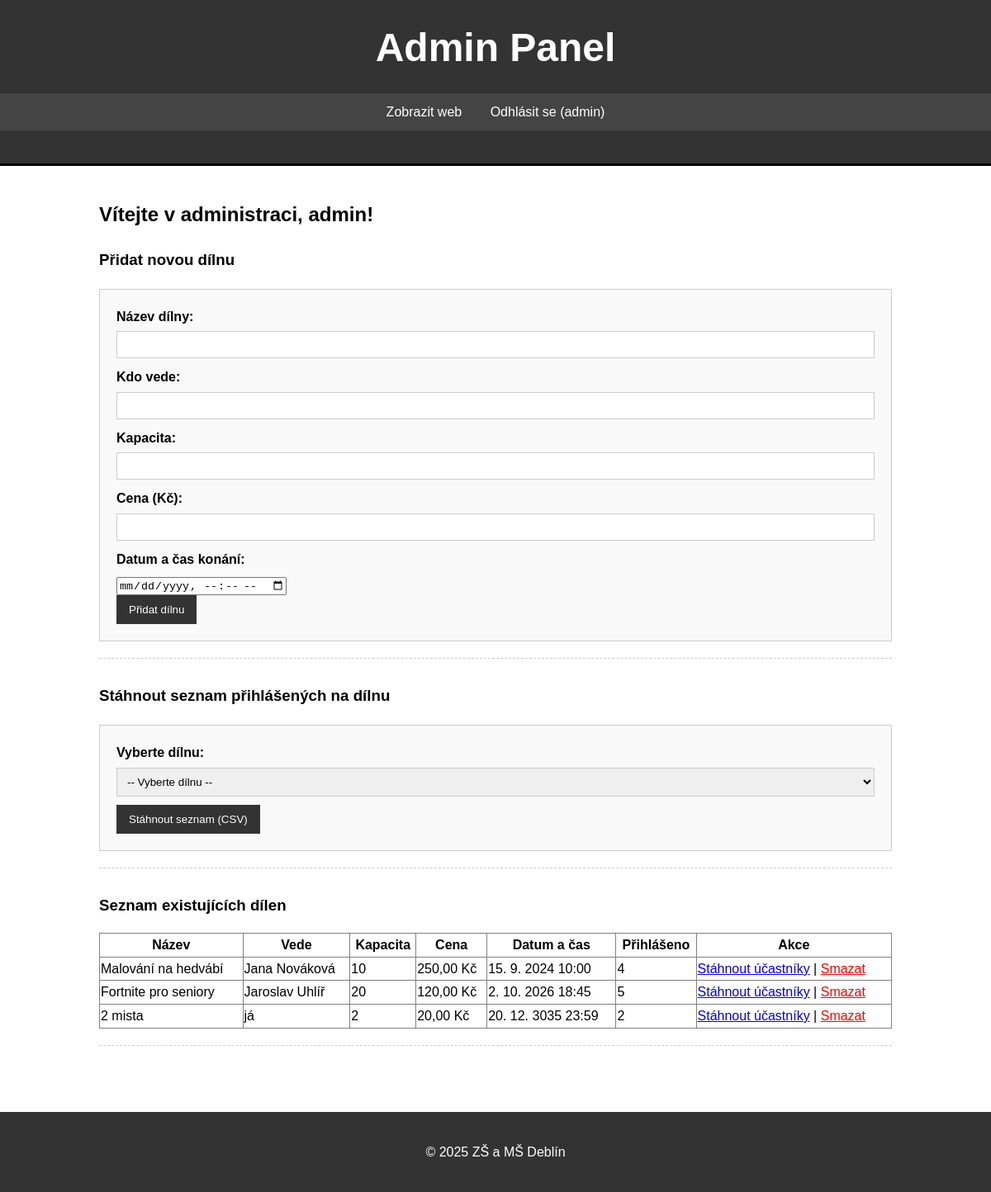
The page /admin/admin_panel.php (signed in) on the database its author committed.
### tables this page shows
CREATE TABLE `dilny` (
  `id_dilna` int(11) NOT NULL,
  `nazev_dilna` varchar(255) NOT NULL,
  `vedouci` varchar(255) NOT NULL,
  `kapacita` int(11) NOT NULL,
  `cena` decimal(10,2) NOT NULL,
  `datum_konani` datetime NOT NULL
);

### admin/admin_panel.php (the view, shortened to what this page needs)
<?php
require_once '../includes/db_config.php';
$stmt_vsechny_dilny = $pdo->query("SELECT id_dilna, nazev_dilna FROM dilny ORDER BY nazev_dilna");
$vsechny_dilny = $stmt_vsechny_dilny->fetchAll(PDO::FETCH_ASSOC);
?>
<!DOCTYPE html>
<html lang="cs">
<head>
    <link rel="stylesheet" href="../css/styles.css">
</head>
<body>
    <header>
        <h1>Admin Panel</h1>
        <nav>
            <ul>
                <li><a href="../index.php">Zobrazit web</a></li>
                <li><a href="logout.php">Odhlásit se (<?php echo htmlspecialchars($_SESSION['admin_username']); ?>)</a></li>
            </ul>
        </nav>
    </header>
    <div class="container">
        <h2>Vítejte v administraci, <?php echo htmlspecialchars($_SESSION['admin_username']); ?>!</h2>
        <section class="admin-section">
            <h3>Přidat novou dílnu</h3>
            <form action="pridej_dilnu.php" method="post">
                <div>
                    <label for="nazev_dilna">Název dílny:</label>
                    <input type="text" id="nazev_dilna" name="nazev_dilna" required>
                </div>
                <div>
                    <label for="vedouci">Kdo vede:</label>
                    <input type="text" id="vedouci" name="vedouci" required>
                </div>
                <div>
                    <label for="kapacita">Kapacita:</label>
                    <input type="number" id="kapacita" name="kapacita" min="1" required>
                </div>
                <div>
                    <label for="cena">Cena (Kč):</label>
                    <input type="number" id="cena" name="cena" step="0.01" min="0" required>
                </div>
                <div>
                    <label for="datum_konani">Datum a čas konání:</label>
                    <input type="datetime-local" id="datum_konani" name="datum_konani" required>
                </div>
                <div>
                    <input type="submit" value="Přidat dílnu">
                </div>
            </form>
        </section>
        <section class="admin-section">
            <h3>Stáhnout seznam přihlášených na dílnu</h3>
            <?php if (empty($vsechny_dilny)): ?>
                <p>Zatím nebyly vytvořeny žádné dílny.</p>
            <?php else: ?>
                <form action="stahni_ucastniky.php" method="get" target="_blank">
                    <div>
                        <label for="id_dilna_download">Vyberte dílnu:</label>
                        <select name="id_dilna" id="id_dilna_download" required>
                            <option value="">-- Vyberte dílnu --</option>
                        </select>
                    </div>
                    <div>
                        <input type="submit" value="Stáhnout seznam (CSV)">
                    </div>
                </form>
            <?php endif; ?>
        </section>
        <section class="admin-section">
            <h3>Seznam existujících dílen</h3>
            <?php
            $stmt_existujici_dilny = $pdo->query("SELECT id_dilna, nazev_dilna, vedouci, kapacita, cena, datum_konani FROM dilny ORDER BY datum_konani ASC");
            $existujici_dilny = $stmt_existujici_dilny->fetchAll(PDO::FETCH_ASSOC);
            ?>
            <?php if (empty($existujici_dilny)): ?>
                <p>Nebyly nalezeny žádné dílny.</p>
            <?php else: ?>
                <table border="1" style="width:100%; border-collapse: collapse;">
                    <thead>
                        <tr>
                            <th>Název</th>
                            <th>Vede</th>
                            <th>Kapacita</th>
                            <th>Cena</th>
                            <th>Datum a čas</th>
                            <th>Přihlášeno</th>
                            <th>Akce</th>
                        </tr>
                    </thead>
                    <tbody>
                        <?php foreach($existujici_dilny as $ex_dilna): ?>
                            <?php
                                $stmt_pocet_pr = $pdo->prepare("SELECT COUNT(*) FROM prihlasky WHERE id_dilna = ?");
                                $stmt_pocet_pr->execute([$ex_dilna['id_dilna']]);
                                $pocet_prihlasenych = $stmt_pocet_pr->fetchColumn();
                            ?>
                            <tr>
                                <td><?php echo htmlspecialchars($ex_dilna['nazev_dilna']); ?></td>
                                <td><?php echo htmlspecialchars($ex_dilna['vedouci']); ?></td>
                                <td><?php echo htmlspecialchars($ex_dilna['kapacita']); ?></td>
                                <td><?php echo htmlspecialchars(number_format($ex_dilna['cena'], 2, ',', ' ')); ?> Kč</td>
                                <td><?php echo (new DateTime($ex_dilna['datum_konani']))->format('j. n. Y H:i'); ?></td>
                                <td><?php echo $pocet_prihlasenych; ?></td>
                                <td>
                                    <a href="stahni_ucastniky.php?id_dilna=<?php echo $ex_dilna['id_dilna']; ?>" target="_blank">Stáhnout účastníky</a>
                                    |
                                    <a href="smaz_dilnu.php?id_dilna=<?php echo $ex_dilna['id_dilna']; ?>"
                                       onclick="return confirm('Opravdu chcete smazat dílnu \'<?php echo htmlspecialchars(addslashes($ex_dilna['nazev_dilna'])); ?>\'? Tímto krokem smažete i všechny přihlášky na tuto dílnu!');"
                                       style="color: red;">Smazat</a>
                                </td>
                            </tr>
                        <?php endforeach; ?>
                    </tbody>
                </table>
            <?php endif; ?>
        </section>
    </div>
    <footer>
        <p>© <?php echo date("Y"); ?> ZŠ a MŠ Deblín</p>
    </footer>
</body>
</html>

### css/styles.css (style rules this page uses)
body { font-family: Arial, sans-serif; margin: 0; padding: 0; background-color: #fff; color: #000; line-height: 1.6; }
.container { width: 80%; margin: auto; overflow: hidden; padding: 20px; }
header { background: #333; color: #fff; padding: 20px 0; text-align: center; border-bottom: #000 3px solid; }
header h1 { margin: 0; font-size: 3em; }
nav ul { padding: 0; list-style: none; text-align: center; background: #444; margin-bottom: 20px; }
nav ul li { display: inline; }
nav ul li a { color: #fff; padding: 10px 15px; display: inline-block; text-decoration: none; }
form { margin-top: 20px; padding: 20px; border: 1px solid #ccc; background-color: #f9f9f9; }
form label { display: block; margin-bottom: 5px; font-weight: bold; }
form input[type="text"], form input[type="password"], form input[type="number"], form input[type="date"], form textarea, form select { width: 100%; padding: 8px; margin-bottom: 10px; border: 1px solid #ccc; box-sizing: border-box; }
form input[type="submit"], button { background: #333; color: #fff; padding: 10px 15px; border: none; cursor: pointer; text-decoration: none; }
footer { text-align: center; padding: 20px; margin-top: 30px; background: #333; color: #fff; }
.admin-section { margin-bottom: 30px; padding-bottom: 20px; border-bottom: 1px dashed #ccc; }

### rows shown on the page
dilny: nazev_dilna "Malování na hedvábí", vedouci "Jana Nováková", kapacita "10", cena "250,00", datum_konani "15. 9. 2024 10:00", pocet_prihlasenych "4"
dilny: nazev_dilna "Fortnite pro seniory", vedouci "Jaroslav Uhlíř", kapacita "20", cena "120,00", datum_konani "2. 10. 2026 18:45", pocet_prihlasenych "5"
dilny: nazev_dilna "2 mista", vedouci "já", kapacita "2", cena "20,00", datum_konani "20. 12. 3035 23:59", pocet_prihlasenych "2"

### other values the page prints
$_SESSION['admin_username'] "admin"
